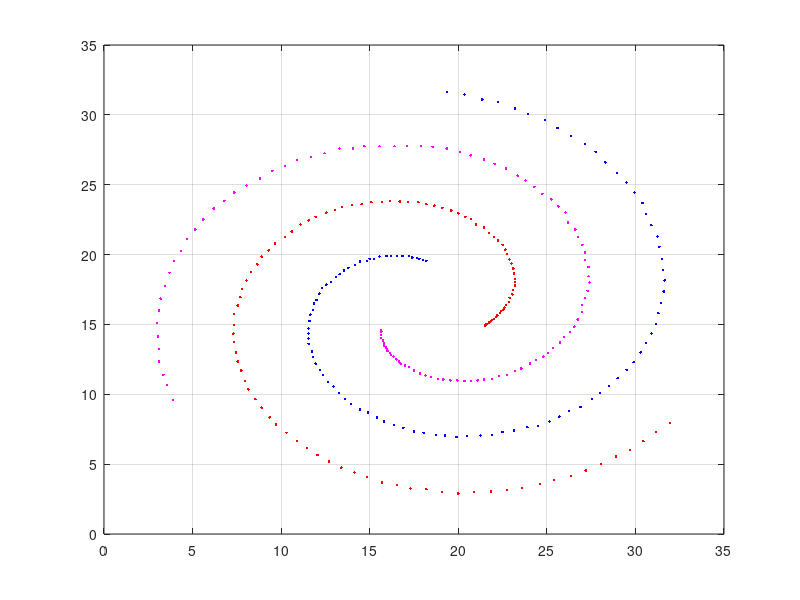

Write MATLAB code to recreate this figure.
a = importdata('result.txt');
m=size(a,1);
for i=1:1:m
    if a(i,3)==1
        plot(a(i,1),a(i,2),'r.');
    elseif a(i,3)==2
        plot(a(i,1),a(i,2),'b.');
    else
        plot(a(i,1),a(i,2),'m.');   
    end
    hold on;
end
grid on;